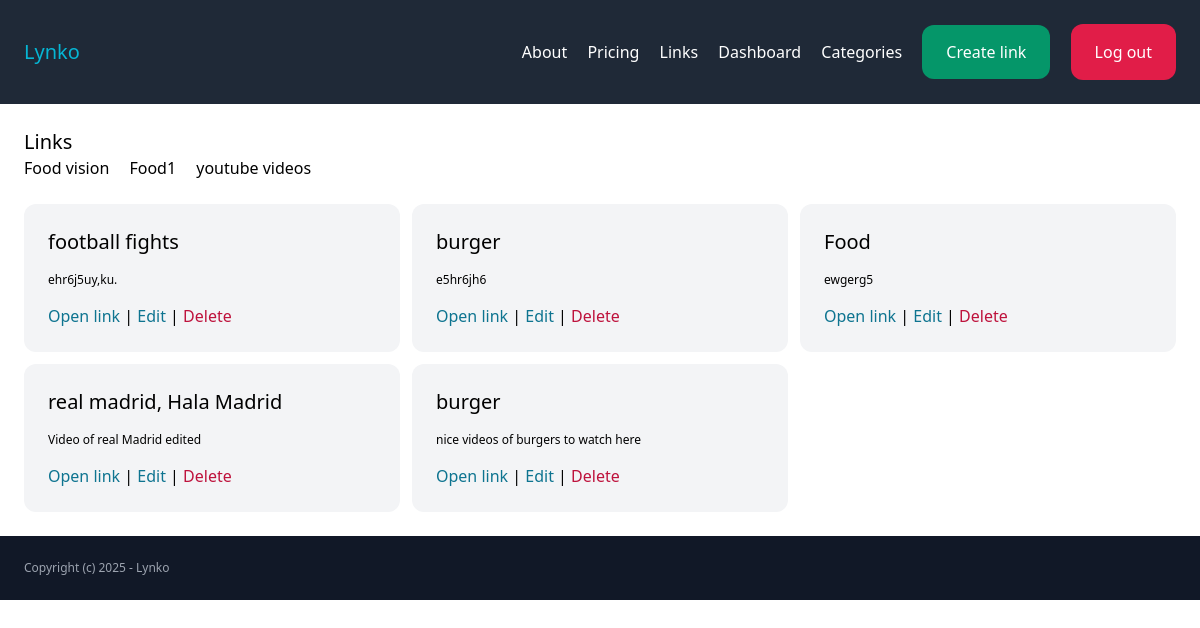
The app's page /links/ (signed in) with its own data.
### link/models.py (models this page shows, shortened)
class Category(models.Model):
    name = models.CharField(max_length=255)
    created_by = models.ForeignKey(User, related_name='categories', on_delete=models.CASCADE)
    created_at = models.DateTimeField(auto_now_add=True)
    class Meta:
        ordering =('name',)

class Link(models.Model):
    category = models.ForeignKey(Category, related_name='links', on_delete=models.CASCADE)
    name = models.CharField(max_length=255)
    description = models.TextField(blank=True, null=True)
    url = models.CharField(max_length=255)
    created_by = models.ForeignKey(User, related_name='links', on_delete=models.CASCADE)
    created_at = models.DateTimeField(auto_now_add=True)
    class Meta:
        ordering = ('-created_at',)

### link/views.py (the view)
# urls.py: path('', views.links, name='links'),
@login_required
def links(request):
    category = request.GET.get('category', '')
    links = Link.objects.filter(created_by = request.user)
    if category:
        links = links.filter(category_id=category)
    return render(request, 'link/links.html',{
        'links': links,
        'category': category,
    })

### link/templates/link/links.html (shortened to what this page needs)
{% extends 'core/base.html' %}
{% block content %}
    <h1 class="mb6 text-xl">Links</h1>
    <div class="mb-6 space-x-4 space-x-4" >
        {% for category in request.user.categories.all %}
            <a href="{% url 'link:links' %}?category={{ category.id }}">{{ category.name }}</a>
        {% endfor %}
    </div>
    <div class="grid grid-cols-3 gap-3">
        {% for link in links %}
            <div class="bg-gray-100 p-6 rounded-xl">
                <h2 class="mb-4 text-xl">{{ link.name }}</h2>
                {% if link.description %}
                    <p class="mb-4 text-xs">{{ link.description}}</p>
                {% endif%}
                <a href="{{ link.url }}" class="text-cyan-700" target="_blank">Open link</a>
                |
                <a href="{% url 'link:edit_link' link.id %}" class="text-cyan-700">Edit</a>
                |
                <a href="{% url 'link:delete_link' link.id %}" class="text-rose-700">Delete</a>
            </div>
        {% empty %}
            <div class="bg-rose-200 p-6 rounded-xl">
                You don't have any links for this filter..... please add some links first
            </div>
        {% endfor %}
    </div>
{% endblock %}

### core/templates/core/base.html (shortened to what this page needs)
<!doctype html>
<html>
    <head>
        <script src="https://cdn.tailwindcss.com"></script>
    </head>
    <body>
        <nav class="p-6 flex items-center justify-between bg-gray-800">
            <a href="/" class="text-xl text-cyan-500">Lynko</a>
            <div class="space-x-4">
                <a href="{% url 'core:about' %}" class="text-white">About</a>
                <a href="{% url 'core:pricing' %}" class="text-white">Pricing</a>
                {% if request.user.is_authenticated %}
                    <a href="{% url 'link:links' %}" class="text-white">Links</a>
                    <a href="{% url 'dashboard:dashboard' %}" class="text-white">Dashboard</a>
                    <a href="{% url 'link:categories' %}" class="text-white">Categories</a>
                    <a href="{% url 'link:create_link' %}" class="py-4 px-6 bg-emerald-600 text-white rounded-xl">Create link</a>
                    <form method="POST" action="{% url 'accounts:logout' %}" class="inline">
                        <button type="submit" class="py-4 px-6 bg-rose-600 text-white rounded-xl">Log out</button>
                    </form>
                {% else %}
                    <a href="{% url 'accounts:signup' %}" class="py-4 px-6 bg-cyan-600 text-white rounded-xl">Sign up</a>
                    <a href="{% url 'accounts:login' %}" class="py-4 px-6 bg-gray-600 text-white rounded-xl">Log in</a>
                {% endif %}
            </div>
        </nav>
        <main class="p-6">
            {% block content %}
            {% endblock %}
        </main>
        <footer class="p-6 bg-gray-900">
            <p class="text-xs text-gray-400">Copyright (c) 2025 - Lynko</p>
        </footer>
    </body>
</html>

### records on screen
Category: name "Food vision"
Category: name "Food1"
Category: name "youtube videos"
Link: name "football fights", description "ehr6j5uy,ku."
Link: name "burger", description "e5hr6jh6"
Link: name "Food", description "ewgerg5"
Link: name "real madrid, Hala Madrid", description "Video of real Madrid edited"
Link: name "burger", description "nice videos of burgers to watch here"
